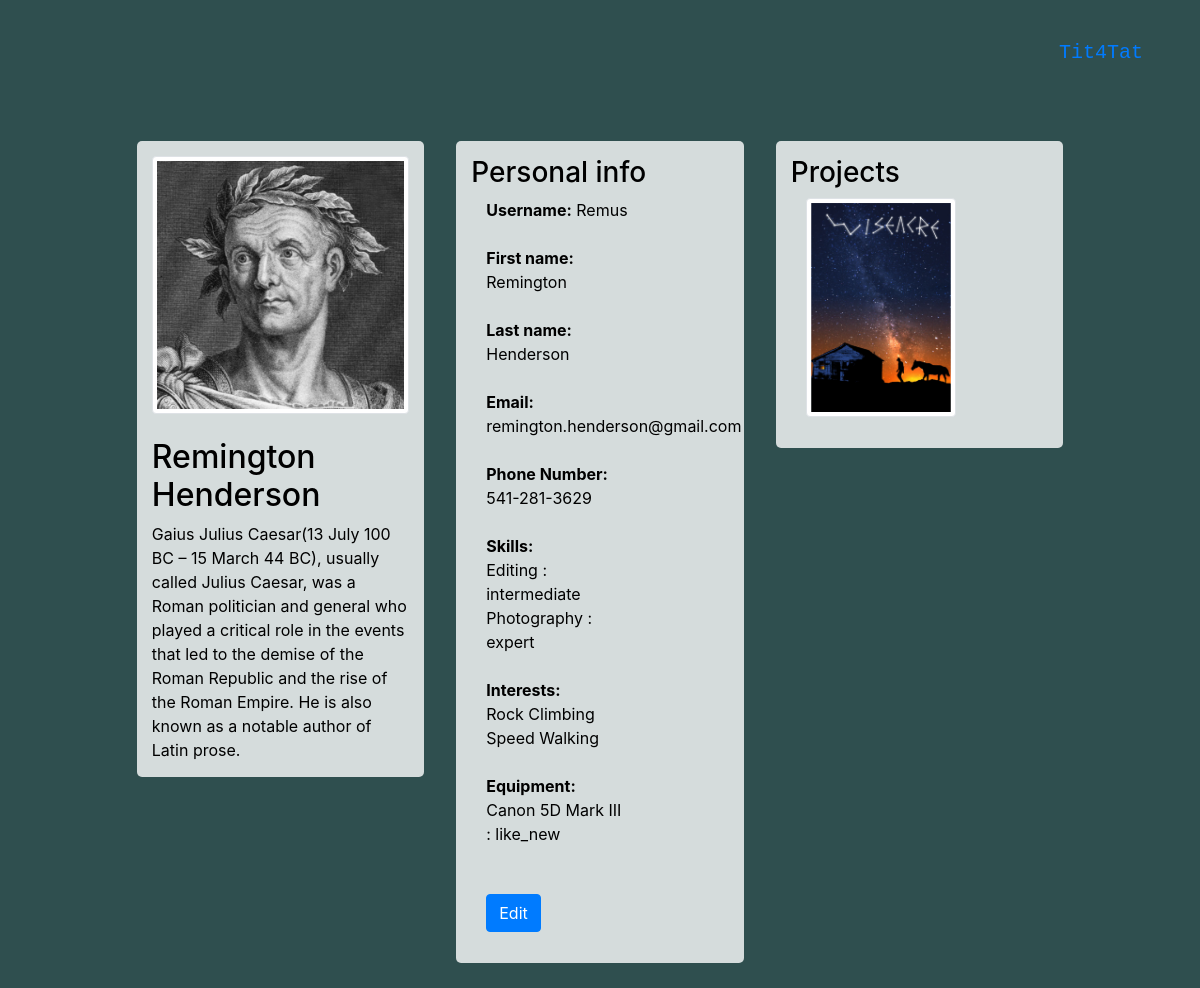
Page /projects/profile/Remus/ (signed in) on the earlier database version.
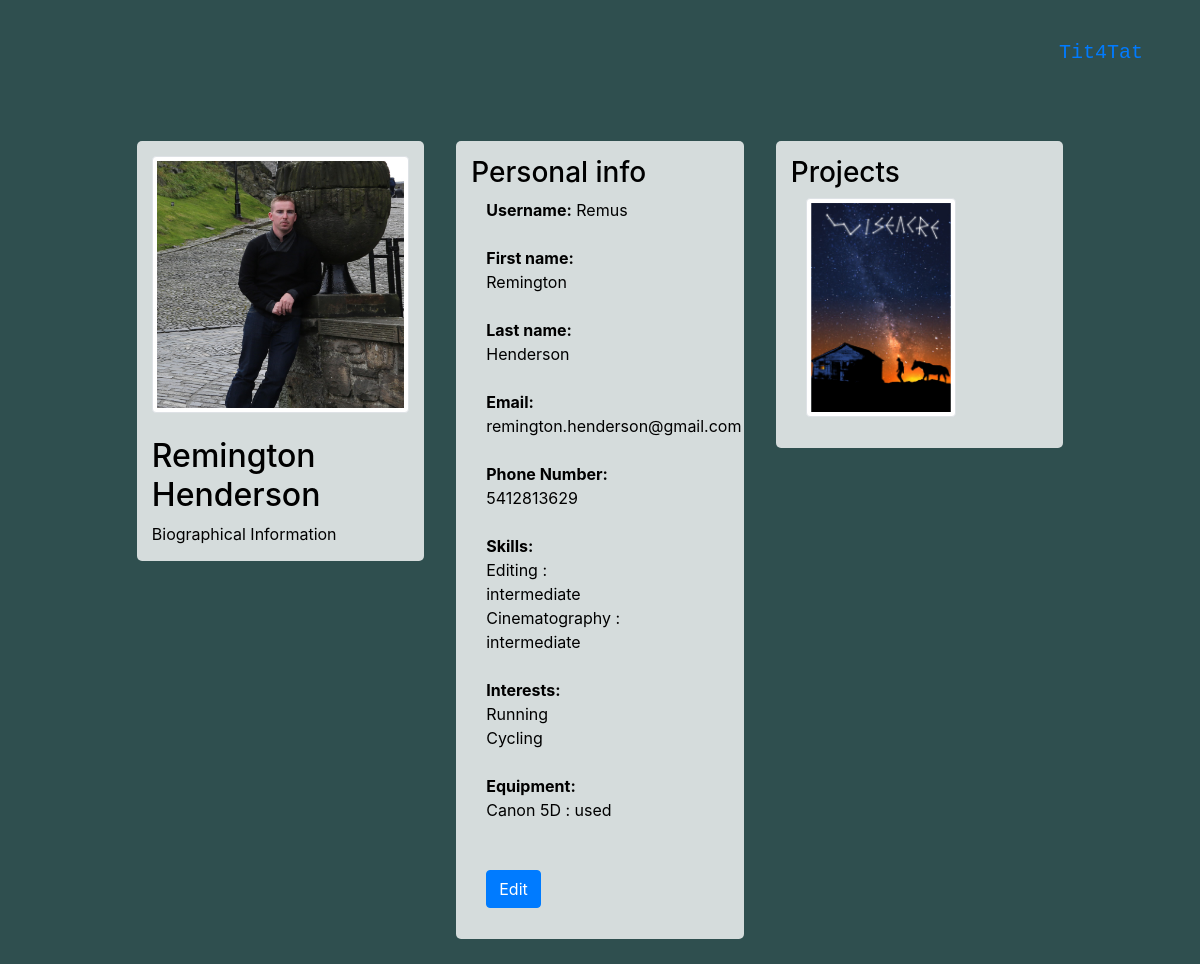
Same page on the later database version.
### accounts/models.py (models this page shows, shortened)
class User(AbstractUser):
    phone_number = models.CharField(max_length=50)
    profile_bio = models.TextField(max_length=300, blank=True, null=True)
    image = models.ImageField(upload_to=user_image_uh, blank=True, null=True)
    def new_message(self):
        return self.received_messages.filter(read=False).exists()

class Skill(models.Model):
    user = models.ForeignKey(User, on_delete=models.CASCADE, related_name='skills')
    name = models.CharField(max_length=255, blank=True, null=True)
    level = models.CharField(max_length=50, blank=True, null=True)

class Interest(models.Model):
    user = models.ForeignKey(User, on_delete=models.CASCADE, related_name='interests')
    name = models.CharField(max_length=255)

class Equipment(models.Model):
    user = models.ForeignKey(User, on_delete=models.CASCADE, related_name='equipment')
    name = models.CharField(max_length=255)
    condition = models.CharField(max_length=50)
    image = models.ImageField(upload_to=equip_image_uh, blank=True, null=True)

class Project(models.Model):
    owner = models.ForeignKey(User, on_delete=models.CASCADE, related_name="owned_projects")
    tag_line = models.TextField(max_length=300, blank=True, null=True)
    title = models.CharField(max_length=100)
    project_cover_art = models.ImageField(upload_to=project_cover_art_uh, blank=True, null=True)
    genre = models.CharField(max_length=50, blank=True, null=True)
    description = models.TextField(max_length=300, blank=True, null=True)
    project_documents = models.FileField(upload_to=project_document_uh, blank=True, null=True)
    project_images = models.ImageField(upload_to=project_image_uh, blank=True, null=True)
    budget = models.CharField(max_length=50)
    budget_details = models.TextField(max_length=300)
    city = models.CharField(max_length=50)
    state = models.CharField(max_length=50)
    zip = models.CharField(max_length=50)
    start_date = models.CharField(max_length=50)
    end_date = models.CharField(max_length=50)
    slug = models.SlugField(blank=True, null=True, unique=True)

### accounts/views.py (the view)
# urls.py: path('profile/<slug:slug>/', views.profile_view, name='profile'),
@login_required(login_url='/projects/login/')
def profile_view(request, slug):
    profile = User.objects.get(username=slug)
    return render(request, "accounts/profile.html", {"profile": profile})

### accounts/templatetags/accounts_tags.py (called while the page is built)
@register.simple_tag
def profile_or_default_image(user):
    if user.image:
        return mark_safe(
            '<img src="{}" width="300px" class="avatar img-circle img-thumbnail" alt="avatar">'.format(user.image.url))
    return mark_safe('<img src="{}" width="300px" class="avatar img-circle img-thumbnail" alt="avatar">'.format(
        '/static/accounts/img/human_being.jpg'))

@register.simple_tag
def project_poster_small_or_default_image(project):
    if project.project_cover_art:
        return mark_safe(
            '<img src="{}" width="150px" class="avatar img-circle img-thumbnail" alt="movie_poster">'.format(
                project.project_cover_art.url))
    return mark_safe('<img src="{}" width="150px" class="avatar img-circle img-thumbnail" alt="avatar">'.format(
        '/static/accounts/img/Default_poster.jpg'))

### accounts/templates/accounts/profile.html (shortened to what this page needs)
{% extends 'base.html' %}
{% load static %}
{% load accounts_tags %}
{% block content %}
    <head>
    </head>
    <body>
    <div class="container-fluid" >
        <div class="row">
            <div class="col-md-1"> </div>
            <div id="first_column" class="col-md-3">
                <div class="text-center">
                    {% profile_or_default_image profile %}
                </div>
                <br>
                <div class="text-left">
                    <h2 class="page-header">{{ profile.first_name }} {{ profile.last_name }}</h2>
                    {{ profile.profile_bio }}
                </div>
            </div>
            <div id="second_column" class="col-md-3 ">
                <h3>Personal info</h3>
                <form class="form-horizontal" role="form">
                    <div class="form-group">
                        <label class="col-md-8 control-label"><b>Username:</b> {{ profile }}</label>
                    </div>
                    <div class="form-group">
                        <label class="col-md-8 control-label"><b>First name:</b> {{ profile.first_name }}</label>
                    </div>
                    <div class="form-group">
                        <label class="col-md-8 control-label"><b>Last name:</b> {{ profile.last_name }}</label>
                    </div>
                    <div class="form-group">
                        <label class="col-md-8 control-label"><b>Email:</b> {{ profile.email }}</label>
                    </div>
                    <div class="form-group">
                        <label class="col-md-8 control-label"><b>Phone Number:</b> {{ profile.phone_number }}</label>
                    </div>
                    <div class="form-group">
                        <label class="col-md-8 control-label"><b>Skills:</b>
                            {% for skill in profile.skills.all %}
                                <div>
                                    {{ skill.name }} : {{ skill.level }}
                                </div>
                            {% endfor %}
                        </label>
                    </div>
                    <div class="form-group">
                        <label class="col-md-8 control-label"><b>Interests:</b>
                            {% for interest in profile.interests.all %}
                                <div>
                                    {{ interest.name }}
                                </div>
                            {% endfor %}
                        </label>
                    </div>
                    <div class="form-group">
                        <label class="col-md-8 control-label"><b>Equipment:</b>
                            {% for equipment in profile.equipment.all %}
                                <div>
                                    {{ equipment.name }} : {{ equipment.condition }}
                                </div>
                            {% endfor %}
                        </label>
                    </div>
                {% if user.username == profile.username %}
                    <div class="form-group">
                        <label class="col-md-3 control-label"></label>
                        <div class="col-md-8">
                            <a href="{% url 'edit_profile' %}" class="btn btn-primary">Edit</a>
                        </div>
                    </div>
                {% endif %}
                </form>
            </div>
            <div id="third_column" class="col-md-3 personal-info">
                <h3>Projects</h3>
                <div id="project_box" class="form-group">
                    {% for project in profile.owned_projects.all %}
                        <a href="{% url 'project_view' project.slug %}"
                           class="col-md-8 control-label">{% project_poster_small_or_default_image project %}</a>
                    {% endfor %}
                </div>
            </div>
            <div class="col-md-1"> </div>
        </div>
    </div>
    </body>
{% endblock %}

### accounts/templates/base.html (shortened to what this page needs)
{% load static %}
<!doctype html>
<html lang="en">
<head>
    <link rel="stylesheet" href="https://maxcdn.bootstrapcdn.com/bootstrap/4.0.0-alpha.6/css/bootstrap.min.css"
>
</head>
<body>
<nav class="navbar navbar-toggleable-md navbar-inverse bg-inverse">
    <button class="navbar-toggler navbar-toggler-right" type="button" data-toggle="collapse"
            data-target="#navbarsExampleDefault" aria-controls="navbarsExampleDefault" aria-expanded="false"
            aria-label="Toggle navigation">
        <span class="navbar-toggler-icon"></span>
    </button>
    <a id="navbar_website" class="navbar-brand" href="{% url 'home' %}">Tit4Tat</a>
</nav>
{% block content %}
{% endblock %}
</body>
</html>

### accounts/templates/base.html (style rules this page uses)
body { padding: 25px; }
#navbar_website { font-family: "Courier New", Courier, monospace; }

Differences in the rows shown:
changed User "Remington": image: a different picture; profile_bio "Gaius Julius Caesar(13 July 100 BC – 15 March 44 BC), usually called Julius Caesar, was a Roman politician and general who played a critical role in the events that led to the demise of the Roman Republic and the rise of the Roman Empire. He is also known as a notable author of Latin prose." → "Biographical Information"; phone_number "541-281-3629" → "5412813629"
changed Skill: name "Photography" → "Cinematography"; level "expert" → "intermediate"
changed Interest: name "Rock Climbing" → "Running"
changed Interest: name "Speed Walking" → "Cycling"
changed Equipment: name "Canon 5D Mark III" → "Canon 5D"; condition "like_new" → "used"
